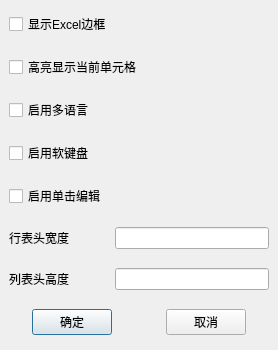
<?xml version="1.0" encoding="UTF-8"?>
<ui version="4.0">
 <class>CPropertyDialog</class>
 <widget class="QDialog" name="CPropertyDialog">
  <property name="geometry">
   <rect>
    <x>0</x>
    <y>0</y>
    <width>278</width>
    <height>350</height>
   </rect>
  </property>
  <property name="windowTitle">
   <string>属性</string>
  </property>
  <widget class="QWidget" name="layoutWidget">
   <property name="geometry">
    <rect>
     <x>9</x>
     <y>9</y>
     <width>260</width>
     <height>331</height>
    </rect>
   </property>
   <layout class="QVBoxLayout" name="verticalLayout">
    <item>
     <widget class="QCheckBox" name="checkboxShowGrid">
      <property name="text">
       <string>显示Excel边框</string>
      </property>
     </widget>
    </item>
    <item>
     <spacer name="verticalSpacer">
      <property name="orientation">
       <enum>Qt::Vertical</enum>
      </property>
      <property name="sizeType">
       <enum>QSizePolicy::Fixed</enum>
      </property>
      <property name="sizeHint" stdset="0">
       <size>
        <width>20</width>
        <height>10</height>
       </size>
      </property>
     </spacer>
    </item>
    <item>
     <widget class="QCheckBox" name="checkboxHighLight">
      <property name="text">
       <string>高亮显示当前单元格</string>
      </property>
     </widget>
    </item>
    <item>
     <spacer name="verticalSpacer_2">
      <property name="orientation">
       <enum>Qt::Vertical</enum>
      </property>
      <property name="sizeType">
       <enum>QSizePolicy::Fixed</enum>
      </property>
      <property name="sizeHint" stdset="0">
       <size>
        <width>20</width>
        <height>10</height>
       </size>
      </property>
     </spacer>
    </item>
    <item>
     <widget class="QCheckBox" name="checkboxLanguage">
      <property name="text">
       <string>启用多语言</string>
      </property>
     </widget>
    </item>
    <item>
     <spacer name="verticalSpacer_3">
      <property name="orientation">
       <enum>Qt::Vertical</enum>
      </property>
      <property name="sizeType">
       <enum>QSizePolicy::Fixed</enum>
      </property>
      <property name="sizeHint" stdset="0">
       <size>
        <width>20</width>
        <height>10</height>
       </size>
      </property>
     </spacer>
    </item>
    <item>
     <widget class="QCheckBox" name="checkboxKeyboard">
      <property name="text">
       <string>启用软键盘</string>
      </property>
     </widget>
    </item>
    <item>
     <spacer name="verticalSpacer_4">
      <property name="orientation">
       <enum>Qt::Vertical</enum>
      </property>
      <property name="sizeType">
       <enum>QSizePolicy::Fixed</enum>
      </property>
      <property name="sizeHint" stdset="0">
       <size>
        <width>20</width>
        <height>10</height>
       </size>
      </property>
     </spacer>
    </item>
    <item>
     <widget class="QCheckBox" name="checkboxClickEdit">
      <property name="text">
       <string>启用单击编辑</string>
      </property>
     </widget>
    </item>
    <item>
     <spacer name="verticalSpacer_5">
      <property name="orientation">
       <enum>Qt::Vertical</enum>
      </property>
      <property name="sizeType">
       <enum>QSizePolicy::Fixed</enum>
      </property>
      <property name="sizeHint" stdset="0">
       <size>
        <width>20</width>
        <height>10</height>
       </size>
      </property>
     </spacer>
    </item>
    <item>
     <layout class="QHBoxLayout" name="horizontalLayout">
      <item>
       <widget class="QLabel" name="label">
        <property name="text">
         <string>行表头宽度</string>
        </property>
        <property name="buddy">
         <cstring>lineeditVerWidth</cstring>
        </property>
       </widget>
      </item>
      <item>
       <spacer name="horizontalSpacer">
        <property name="orientation">
         <enum>Qt::Horizontal</enum>
        </property>
        <property name="sizeType">
         <enum>QSizePolicy::Fixed</enum>
        </property>
        <property name="sizeHint" stdset="0">
         <size>
          <width>40</width>
          <height>20</height>
         </size>
        </property>
       </spacer>
      </item>
      <item>
       <widget class="QLineEdit" name="lineeditVerWidth">
        <property name="inputMask">
         <string/>
        </property>
        <property name="text">
         <string/>
        </property>
       </widget>
      </item>
     </layout>
    </item>
    <item>
     <spacer name="verticalSpacer_6">
      <property name="orientation">
       <enum>Qt::Vertical</enum>
      </property>
      <property name="sizeType">
       <enum>QSizePolicy::Fixed</enum>
      </property>
      <property name="sizeHint" stdset="0">
       <size>
        <width>20</width>
        <height>10</height>
       </size>
      </property>
     </spacer>
    </item>
    <item>
     <layout class="QHBoxLayout" name="horizontalLayout_2">
      <item>
       <widget class="QLabel" name="label_2">
        <property name="text">
         <string>列表头高度</string>
        </property>
        <property name="buddy">
         <cstring>lineeditHorHeight</cstring>
        </property>
       </widget>
      </item>
      <item>
       <spacer name="horizontalSpacer_2">
        <property name="orientation">
         <enum>Qt::Horizontal</enum>
        </property>
        <property name="sizeType">
         <enum>QSizePolicy::Fixed</enum>
        </property>
        <property name="sizeHint" stdset="0">
         <size>
          <width>40</width>
          <height>20</height>
         </size>
        </property>
       </spacer>
      </item>
      <item>
       <widget class="QLineEdit" name="lineeditHorHeight">
        <property name="inputMask">
         <string/>
        </property>
       </widget>
      </item>
     </layout>
    </item>
    <item>
     <spacer name="verticalSpacer_7">
      <property name="orientation">
       <enum>Qt::Vertical</enum>
      </property>
      <property name="sizeType">
       <enum>QSizePolicy::Fixed</enum>
      </property>
      <property name="sizeHint" stdset="0">
       <size>
        <width>20</width>
        <height>10</height>
       </size>
      </property>
     </spacer>
    </item>
    <item>
     <layout class="QHBoxLayout" name="horizontalLayout_3">
      <item>
       <spacer name="horizontalSpacer_4">
        <property name="orientation">
         <enum>Qt::Horizontal</enum>
        </property>
        <property name="sizeHint" stdset="0">
         <size>
          <width>40</width>
          <height>20</height>
         </size>
        </property>
       </spacer>
      </item>
      <item>
       <widget class="QPushButton" name="pushbuttonOk">
        <property name="text">
         <string>确定</string>
        </property>
       </widget>
      </item>
      <item>
       <spacer name="horizontalSpacer_3">
        <property name="orientation">
         <enum>Qt::Horizontal</enum>
        </property>
        <property name="sizeType">
         <enum>QSizePolicy::Fixed</enum>
        </property>
        <property name="sizeHint" stdset="0">
         <size>
          <width>48</width>
          <height>20</height>
         </size>
        </property>
       </spacer>
      </item>
      <item>
       <widget class="QPushButton" name="pushbuttonCancel">
        <property name="text">
         <string>取消</string>
        </property>
       </widget>
      </item>
      <item>
       <spacer name="horizontalSpacer_5">
        <property name="orientation">
         <enum>Qt::Horizontal</enum>
        </property>
        <property name="sizeHint" stdset="0">
         <size>
          <width>40</width>
          <height>20</height>
         </size>
        </property>
       </spacer>
      </item>
     </layout>
    </item>
   </layout>
  </widget>
 </widget>
 <resources/>
 <connections>
  <connection>
   <sender>pushbuttonOk</sender>
   <signal>clicked()</signal>
   <receiver>CPropertyDialog</receiver>
   <slot>accept()</slot>
   <hints>
    <hint type="sourcelabel">
     <x>71</x>
     <y>322</y>
    </hint>
    <hint type="destinationlabel">
     <x>138</x>
     <y>174</y>
    </hint>
   </hints>
  </connection>
  <connection>
   <sender>pushbuttonCancel</sender>
   <signal>clicked()</signal>
   <receiver>CPropertyDialog</receiver>
   <slot>reject()</slot>
   <hints>
    <hint type="sourcelabel">
     <x>206</x>
     <y>322</y>
    </hint>
    <hint type="destinationlabel">
     <x>138</x>
     <y>174</y>
    </hint>
   </hints>
  </connection>
 </connections>
</ui>
